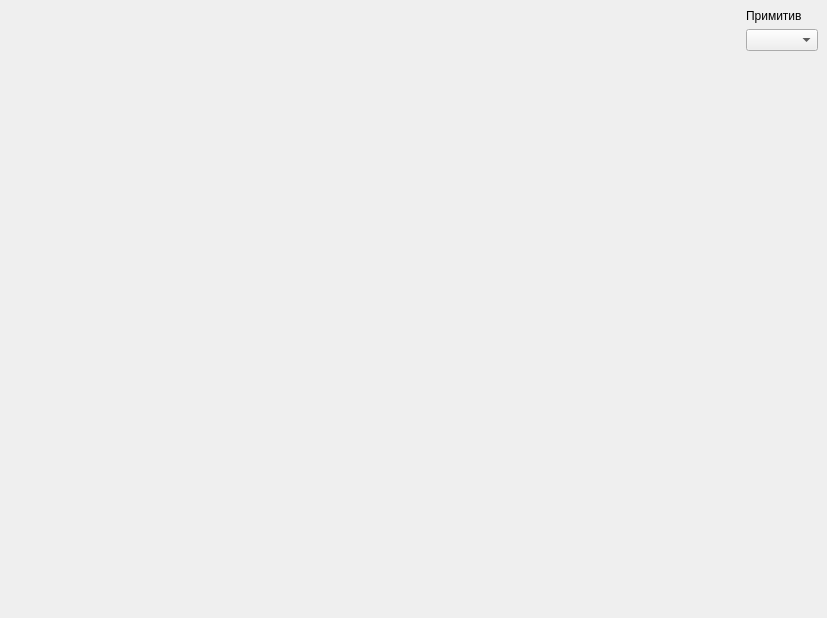
<?xml version="1.0" encoding="UTF-8"?>
<ui version="4.0">
 <class>MainWindow</class>
 <widget class="QMainWindow" name="MainWindow">
  <property name="geometry">
   <rect>
    <x>0</x>
    <y>0</y>
    <width>827</width>
    <height>618</height>
   </rect>
  </property>
  <property name="windowTitle">
   <string>ETU Computer Graphics</string>
  </property>
  <widget class="QWidget" name="centralwidget">
   <layout class="QHBoxLayout" name="horizontalLayout">
    <item>
     <widget class="OpenGLWidget" name="GLWidget" native="true">
      <property name="sizePolicy">
       <sizepolicy hsizetype="Expanding" vsizetype="Preferred">
        <horstretch>0</horstretch>
        <verstretch>0</verstretch>
       </sizepolicy>
      </property>
     </widget>
    </item>
    <item>
     <layout class="QVBoxLayout" name="verticalLayout_2">
      <item>
       <layout class="QVBoxLayout" name="verticalLayout">
        <item>
         <widget class="QLabel" name="label">
          <property name="text">
           <string>Примитив</string>
          </property>
         </widget>
        </item>
        <item>
         <widget class="QComboBox" name="primitiveBox"/>
        </item>
        <item>
         <spacer name="verticalSpacer">
          <property name="orientation">
           <enum>Qt::Vertical</enum>
          </property>
          <property name="sizeHint" stdset="0">
           <size>
            <width>20</width>
            <height>40</height>
           </size>
          </property>
         </spacer>
        </item>
       </layout>
      </item>
     </layout>
    </item>
   </layout>
  </widget>
 </widget>
 <customwidgets>
  <customwidget>
   <class>OpenGLWidget</class>
   <extends>QWidget</extends>
   <header>openglwidget.h</header>
   <container>1</container>
  </customwidget>
 </customwidgets>
 <resources/>
 <connections/>
</ui>
